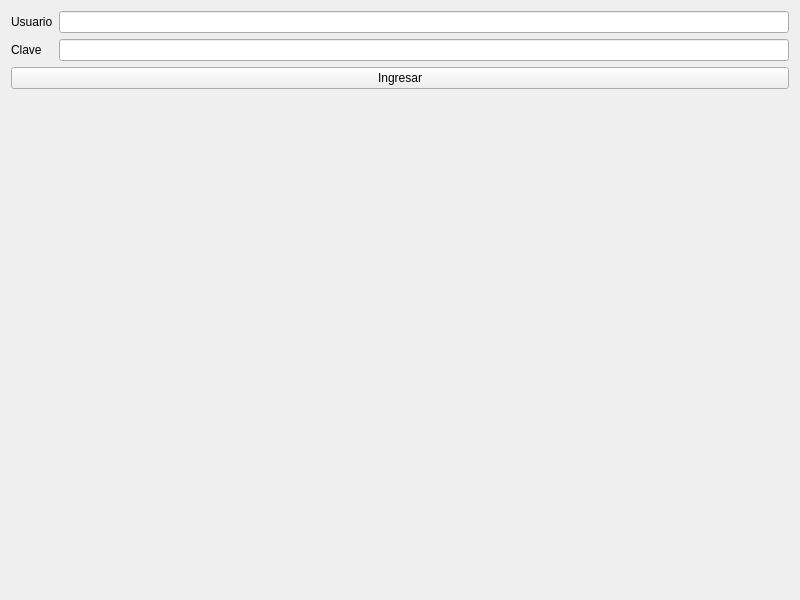
<?xml version="1.0" encoding="UTF-8"?>
<ui version="4.0">
 <class>Login</class>
 <widget class="QWidget" name="Login">
  <property name="geometry">
   <rect>
    <x>0</x>
    <y>0</y>
    <width>800</width>
    <height>600</height>
   </rect>
  </property>
  <property name="windowTitle">
   <string>Login</string>
  </property>
  <layout class="QFormLayout" name="formLayout">
   <item row="0" column="0">
    <widget class="QLabel" name="label">
     <property name="text">
      <string>Usuario</string>
     </property>
    </widget>
   </item>
   <item row="0" column="1">
    <widget class="QLineEdit" name="lineEditUsername"/>
   </item>
   <item row="3" column="0" colspan="2">
    <widget class="QPushButton" name="btnLogin">
     <property name="text">
      <string>Ingresar</string>
     </property>
    </widget>
   </item>
   <item row="1" column="0">
    <widget class="QLabel" name="label_2">
     <property name="text">
      <string>Clave</string>
     </property>
    </widget>
   </item>
   <item row="1" column="1">
    <widget class="QLineEdit" name="lineEditPassword">
     <property name="echoMode">
      <enum>QLineEdit::Password</enum>
     </property>
    </widget>
   </item>
  </layout>
 </widget>
 <resources/>
 <connections/>
</ui>
